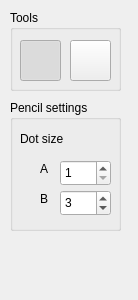
<?xml version="1.0" encoding="UTF-8"?>
<ui version="4.0">
 <class>ToolPanel</class>
 <widget class="QDockWidget" name="ToolPanel">
  <property name="geometry">
   <rect>
    <x>0</x>
    <y>0</y>
    <width>138</width>
    <height>300</height>
   </rect>
  </property>
  <property name="minimumSize">
   <size>
    <width>138</width>
    <height>300</height>
   </size>
  </property>
  <property name="maximumSize">
   <size>
    <width>138</width>
    <height>300</height>
   </size>
  </property>
  <property name="features">
   <set>QDockWidget::DockWidgetFeature::DockWidgetFloatable|QDockWidget::DockWidgetFeature::DockWidgetMovable</set>
  </property>
  <property name="windowTitle">
   <string>Toolbox</string>
  </property>
  <widget class="QWidget" name="dockWidgetContents">
   <widget class="QGroupBox" name="grpTools">
    <property name="geometry">
     <rect>
      <x>10</x>
      <y>10</y>
      <width>111</width>
      <height>81</height>
     </rect>
    </property>
    <property name="title">
     <string>Tools</string>
    </property>
    <widget class="QToolButton" name="btnPencil">
     <property name="geometry">
      <rect>
       <x>10</x>
       <y>30</y>
       <width>41</width>
       <height>41</height>
      </rect>
     </property>
     <property name="toolTip">
      <string>Pencil tool</string>
     </property>
     <property name="text">
      <string/>
     </property>
     <property name="icon">
      <iconset resource="resources.qrc">
       <normaloff>:/icons/scalable/pencil</normaloff>:/icons/scalable/pencil</iconset>
     </property>
     <property name="iconSize">
      <size>
       <width>24</width>
       <height>24</height>
      </size>
     </property>
     <property name="checkable">
      <bool>true</bool>
     </property>
     <property name="checked">
      <bool>true</bool>
     </property>
     <property name="autoExclusive">
      <bool>true</bool>
     </property>
    </widget>
    <widget class="QToolButton" name="btnEyedropper">
     <property name="geometry">
      <rect>
       <x>60</x>
       <y>30</y>
       <width>41</width>
       <height>41</height>
      </rect>
     </property>
     <property name="toolTip">
      <string>Eyedropper tool</string>
     </property>
     <property name="text">
      <string/>
     </property>
     <property name="icon">
      <iconset resource="resources.qrc">
       <normaloff>:/icons/scalable/eyedropper</normaloff>:/icons/scalable/eyedropper</iconset>
     </property>
     <property name="iconSize">
      <size>
       <width>24</width>
       <height>24</height>
      </size>
     </property>
     <property name="checkable">
      <bool>true</bool>
     </property>
     <property name="checked">
      <bool>false</bool>
     </property>
     <property name="autoExclusive">
      <bool>true</bool>
     </property>
    </widget>
   </widget>
   <widget class="QGroupBox" name="grpPencilSettings">
    <property name="geometry">
     <rect>
      <x>10</x>
      <y>100</y>
      <width>111</width>
      <height>131</height>
     </rect>
    </property>
    <property name="title">
     <string>Pencil settings</string>
    </property>
    <widget class="QSpinBox" name="spbPencilDotSizeA">
     <property name="geometry">
      <rect>
       <x>50</x>
       <y>60</y>
       <width>51</width>
       <height>26</height>
      </rect>
     </property>
     <property name="minimum">
      <number>1</number>
     </property>
     <property name="maximum">
      <number>16</number>
     </property>
     <property name="value">
      <number>1</number>
     </property>
    </widget>
    <widget class="QLabel" name="label">
     <property name="geometry">
      <rect>
       <x>10</x>
       <y>30</y>
       <width>91</width>
       <height>18</height>
      </rect>
     </property>
     <property name="text">
      <string>Dot size</string>
     </property>
    </widget>
    <widget class="QSpinBox" name="spbPencilDotSizeB">
     <property name="geometry">
      <rect>
       <x>50</x>
       <y>90</y>
       <width>51</width>
       <height>26</height>
      </rect>
     </property>
     <property name="minimum">
      <number>1</number>
     </property>
     <property name="maximum">
      <number>16</number>
     </property>
     <property name="value">
      <number>3</number>
     </property>
    </widget>
    <widget class="QLabel" name="label_2">
     <property name="geometry">
      <rect>
       <x>30</x>
       <y>60</y>
       <width>21</width>
       <height>18</height>
      </rect>
     </property>
     <property name="text">
      <string>A</string>
     </property>
    </widget>
    <widget class="QLabel" name="label_3">
     <property name="geometry">
      <rect>
       <x>30</x>
       <y>90</y>
       <width>21</width>
       <height>18</height>
      </rect>
     </property>
     <property name="text">
      <string>B</string>
     </property>
    </widget>
   </widget>
  </widget>
 </widget>
 <resources>
  <include location="resources.qrc"/>
 </resources>
 <connections/>
</ui>
